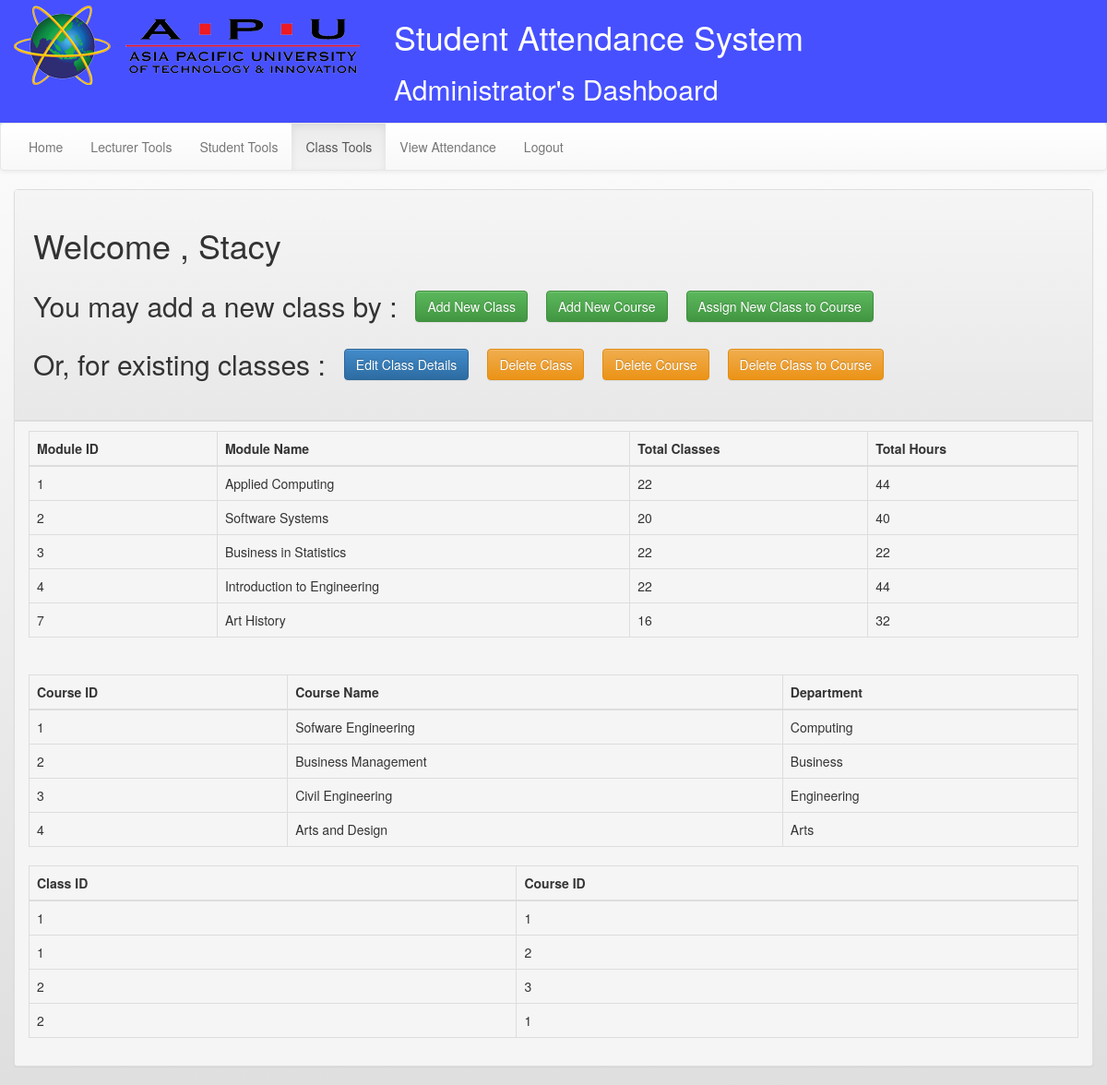
The page /class_tools.php (signed in) on the database as committed earlier.
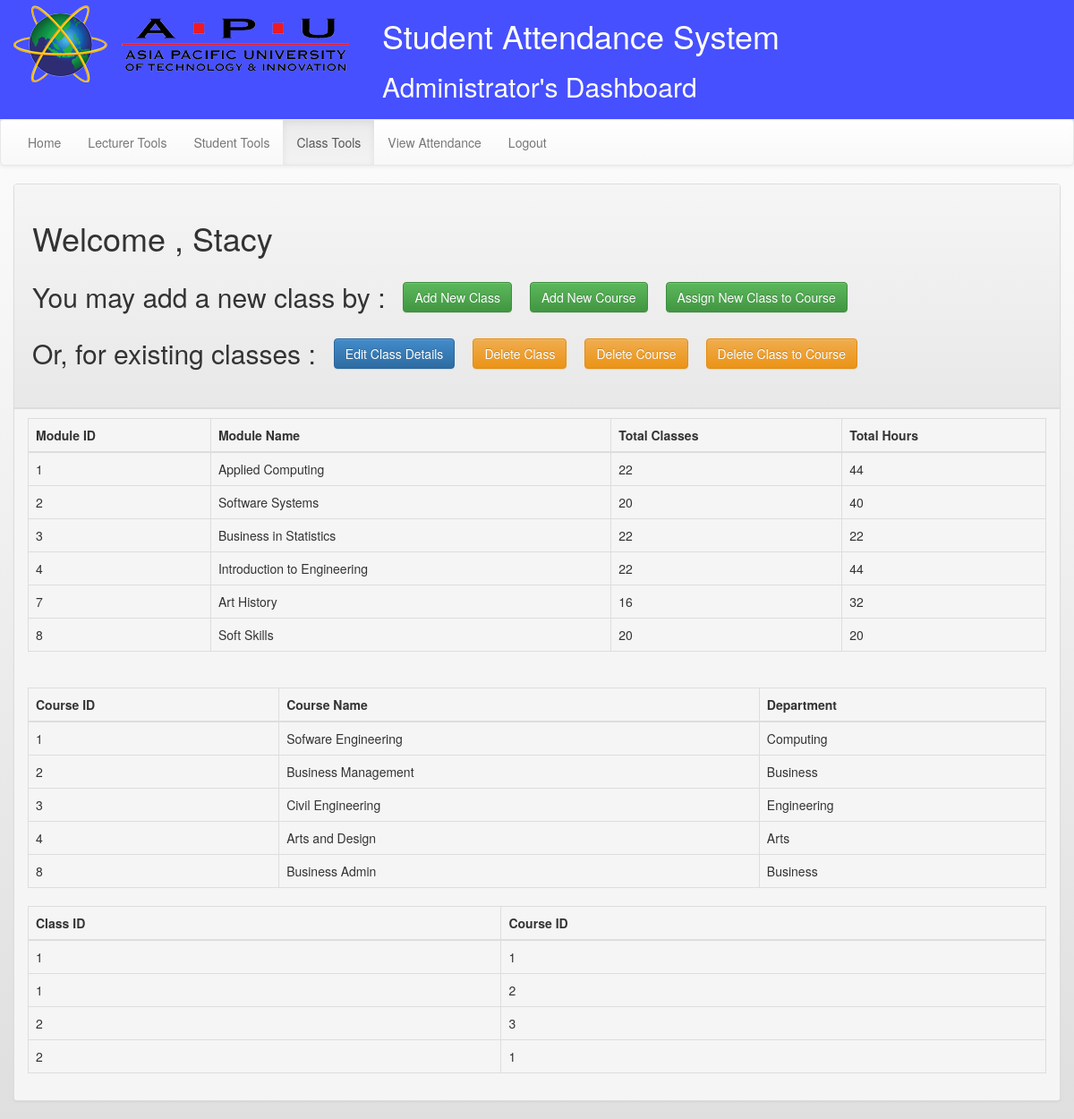
The same page on the database as committed later.
### tables this page shows
CREATE TABLE "Class" (
	`ClassID`	INTEGER PRIMARY KEY AUTOINCREMENT UNIQUE,
	`className`	TEXT,
	`totalClasses`	INTEGER,
	`totalHours`	INTEGER
);

CREATE TABLE "Course" (
	`CourseID`	INTEGER PRIMARY KEY AUTOINCREMENT UNIQUE,
	`Course_Name`	TEXT,
	`Department`	TEXT
);

CREATE TABLE `Class_Course` (
	`ClassID`	INTEGER,
	`CourseID`	INTEGER
);

### php/main_class.php (called while the page is built, shortened)
<?php
class Main
{
    function debug_to_console($data)
    {
        $output = $data;
    }
    public function getClass()
    {
        $con = connectTo();
        $stmt = $con->prepare("SELECT Cl.ClassID, Cl.className, Cl.totalClasses, Cl.totalHours
                                         FROM Class AS Cl
                                         ORDER BY Cl.ClassID");
        $stmt->execute();
        $rows = $stmt->fetchAll();
        return $rows;
    }
    public function getCourse()
    {
        $con = connectTo();
        $stmt = $con->prepare("SELECT *
                                         FROM Course
                                         ");
        $stmt->execute();
        $rows = $stmt->fetchAll();
        return $rows;
    }
    public function getCtoC()
    {
        $con = connectTo();
        $stmt = $con->prepare("SELECT *
                                         FROM Class_Course
                                         ");
        $stmt->execute();
        $rows = $stmt->fetchAll();
        return $rows;
    }
}
?>

### class_tools.php (the view, shortened to what the changed rows need)
<?php
include './php/main_class.php';
?>
<!DOCTYPE html>
<html lang="en">
<head>
    <link href="css/bootstrap.min.css" rel="stylesheet">
    <link href="css/style.css" rel="stylesheet">
    <link rel="stylesheet" href="css/bootstrap.theme.min.css">
</head>
<body>
<div id="header" class="clearfix">
    <div style="display: inline-block; margin-left: 30px;">
        <h1>Student Attendance System</h1>
        <h2>Administrator's Dashboard</h2>
    </div>
</div>
<div class="container panel panel-default">
    <div class="panel-heading top" style="height: 250px;">
        <div >
            <?php
            echo '<h1>Welcome , ' . $_SESSION['username'] . '</h1>';
            echo '<div class="row rowx"><div class="first"><h2 >You may add a new class by : </h2></div>
                  <div class="second"><button class="btn btn-success" style="margin-left: 20px;" data-toggle="modal" data-target=".bs-example-modal-lg">Add New Class</button>
                   <button class="btn btn-success" style="margin-left: 20px;" data-toggle="modal" data-target=".bb-example-modal-lg">Add New Course</button>
                  <button class="btn btn-success" style="margin-left: 20px;" data-toggle="modal" data-target=".bg-example-modal-lg">Assign New Class to Course</button></div></div>';
            echo '<div class="row rowx"><div class="first"><h2>Or, for existing classes : </h2> </div>
                    <div class="second">
                    <button class="btn btn-primary" style="margin-left: 20px;" id="details">Edit Class Details</button>
                    <button class="btn btn-warning" style="margin-left: 20px;" id="delete">Delete Class</button>
                    <button class="btn btn-warning" style="margin-left: 20px;" id="delete_c">Delete Course</button>
                    <button class="btn btn-warning" style="margin-left: 20px;" id="delete_c2">Delete Class to Course</button>
                    </div></div>';
            ?>
        </div>
    </div>
    <div class="panel-footer Studenttable">
            <table class="table table-bordered table-hover" id="class_table">
                <thead>
                <tr>
                    <th>Module ID</th>
                    <th>Module Name</th>
                    <th>Total Classes</th>
                    <th>Total Hours</th>
                </tr>
                </thead>
                <tbody>
                <?php
                $m = new Main();
                $rows = $m->getClass();
                foreach ($rows as $row) {
                    echo '<tr>
<input type="hidden" value="' . $row['ClassID'] . '">
        <td >' . $row['ClassID'] . '</td>
        <td >' . $row['className'] . '</td>
        <td >' . $row['totalClasses'] . '</td>
        <td >' . $row['totalHours'] . '</td>
      </tr>';
                }
                ?>
                </tbody>
            </table>
        <br>
        <table class="table table-bordered table-hover" id="course_table">
        <thead>
        <tr>
            <th>Course ID</th>
            <th>Course Name</th>
            <th>Department</th>
        </tr>
        </thead>
        <tbody>
        <?php
        $m = new Main();
        $rows = $m->getCourse();
        foreach ($rows as $row) {
            echo '<tr>
<input type="hidden" value="' . $row['CourseID'] . '">
        <td >' . $row['CourseID'] . '</td>
        <td >' . $row['Course_Name'] . '</td>
        <td >' . $row['Department'] . '</td>
      </tr>';
        }
        ?>
        </tbody>
        </table>
        <table class="table table-bordered table-hover" id="ctoc_table">
            <thead>
            <tr>
                <th>Class ID</th>
                <th>Course ID</th>
            </tr>
            </thead>
            <tbody>
            <?php
            $m = new Main();
            $rows = $m->getCtoC();
            foreach ($rows as $row) {
                echo '<tr>
<input type="hidden" value="' . $row['ClassID'] . '">
        <td >' . $row['ClassID'] . '</td>
        <td >' . $row['CourseID'] . '</td>
      </tr>';
            }
            ?>
            </tbody>
        </table>
    </div>
        </div>
</body>
</html>

Rows that differ between the two databases and show on the page:
added class: ClassID "8", className "Soft Skills", totalClasses "20", totalHours "20"
added course: CourseID "8", Course_Name "Business Admin", Department "Business"
